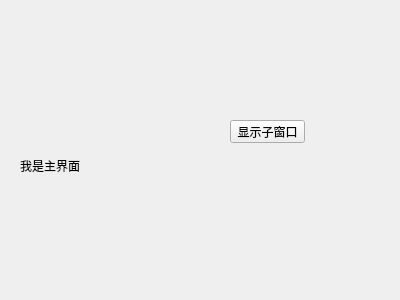
<?xml version="1.0" encoding="UTF-8"?>
<ui version="4.0">
 <class>Widget</class>
 <widget class="QWidget" name="Widget">
  <property name="geometry">
   <rect>
    <x>0</x>
    <y>0</y>
    <width>400</width>
    <height>300</height>
   </rect>
  </property>
  <property name="windowTitle">
   <string>Widget</string>
  </property>
  <widget class="QLabel" name="label">
   <property name="geometry">
    <rect>
     <x>20</x>
     <y>120</y>
     <width>91</width>
     <height>91</height>
    </rect>
   </property>
   <property name="text">
    <string>我是主界面</string>
   </property>
  </widget>
  <widget class="QPushButton" name="showChildButton">
   <property name="geometry">
    <rect>
     <x>230</x>
     <y>120</y>
     <width>75</width>
     <height>23</height>
    </rect>
   </property>
   <property name="text">
    <string>显示子窗口</string>
   </property>
  </widget>
 </widget>
 <layoutdefault spacing="6" margin="11"/>
 <resources/>
 <connections/>
</ui>
